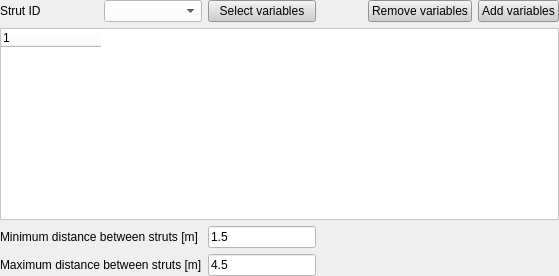
                   <widget class="QWidget" name="tab_34">
                    <attribute name="title">
                     <string>Struts</string>
                    </attribute>
                    <layout class="QGridLayout" name="gridLayout_49">
                     <property name="leftMargin">
                      <number>0</number>
                     </property>
                     <property name="topMargin">
                      <number>0</number>
                     </property>
                     <property name="rightMargin">
                      <number>0</number>
                     </property>
                     <property name="bottomMargin">
                      <number>0</number>
                     </property>
                     <item row="0" column="7">
                      <widget class="QPushButton" name="pushButton_69">
                       <property name="styleSheet">
                        <string notr="true">background-color: rgb(205, 205, 205);</string>
                       </property>
                       <property name="text">
                        <string>Add variables</string>
                       </property>
                      </widget>
                     </item>
                     <item row="0" column="3" colspan="3">
                      <spacer name="horizontalSpacer_52">
                       <property name="orientation">
                        <enum>Qt::Horizontal</enum>
                       </property>
                       <property name="sizeHint" stdset="0">
                        <size>
                         <width>40</width>
                         <height>20</height>
                        </size>
                       </property>
                      </spacer>
                     </item>
                     <item row="0" column="0">
                      <widget class="QLabel" name="label_103">
                       <property name="text">
                        <string>Strut ID</string>
                       </property>
                      </widget>
                     </item>
                     <item row="2" column="0" colspan="2">
                      <widget class="QLabel" name="label_127">
                       <property name="text">
                        <string>Minimum distance between struts [m]</string>
                       </property>
                      </widget>
                     </item>
                     <item row="2" column="2">
                      <widget class="QLineEdit" name="lineEdit_73">
                       <property name="sizePolicy">
                        <sizepolicy hsizetype="Fixed" vsizetype="Fixed">
                         <horstretch>0</horstretch>
                         <verstretch>0</verstretch>
                        </sizepolicy>
                       </property>
                       <property name="styleSheet">
                        <string notr="true">background-color: rgb(255, 255, 255);</string>
                       </property>
                       <property name="text">
                        <string>1.5</string>
                       </property>
                      </widget>
                     </item>
                     <item row="0" column="6">
                      <widget class="QPushButton" name="pushButton_103">
                       <property name="styleSheet">
                        <string notr="true">background-color: rgb(205, 205, 205);</string>
                       </property>
                       <property name="text">
                        <string>Remove variables</string>
                       </property>
                      </widget>
                     </item>
                     <item row="0" column="2">
                      <widget class="QPushButton" name="pushButton_97">
                       <property name="styleSheet">
                        <string notr="true">background-color: rgb(205, 205, 205);</string>
                       </property>
                       <property name="text">
                        <string>Select variables</string>
                       </property>
                      </widget>
                     </item>
                     <item row="6" column="2">
                      <widget class="QLineEdit" name="lineEdit_74">
                       <property name="sizePolicy">
                        <sizepolicy hsizetype="Fixed" vsizetype="Fixed">
                         <horstretch>0</horstretch>
                         <verstretch>0</verstretch>
                        </sizepolicy>
                       </property>
                       <property name="styleSheet">
                        <string notr="true">background-color: rgb(255, 255, 255);</string>
                       </property>
                       <property name="text">
                        <string>4.5</string>
                       </property>
                      </widget>
                     </item>
                     <item row="6" column="0" colspan="2">
                      <widget class="QLabel" name="label_128">
                       <property name="text">
                        <string>Maximum distance between struts [m]</string>
                       </property>
                      </widget>
                     </item>
                     <item row="0" column="1">
                      <widget class="QComboBox" name="comboBox_35">
                       <property name="styleSheet">
                        <string notr="true">background-color: rgb(255, 255, 255);</string>
                       </property>
                      </widget>
                     </item>
                     <item row="1" column="0" colspan="8">
                      <widget class="QTreeWidget" name="treeWidget_5">
                       <property name="styleSheet">
                        <string notr="true">background-color: rgb(255, 255, 255);</string>
                       </property>
                       <attribute name="headerDefaultSectionSize">
                        <number>120</number>
                       </attribute>
                       <attribute name="headerStretchLastSection">
                        <bool>false</bool>
                       </attribute>
                       <column>
                        <property name="text">
                         <string notr="true">1</string>
                        </property>
                       </column>
                      </widget>
                     </item>
                     <item row="2" column="3" colspan="5">
                      <spacer name="horizontalSpacer_64">
                       <property name="orientation">
                        <enum>Qt::Horizontal</enum>
                       </property>
                       <property name="sizeHint" stdset="0">
                        <size>
                         <width>40</width>
                         <height>20</height>
                        </size>
                       </property>
                      </spacer>
                     </item>
                    </layout>
                   </widget>
